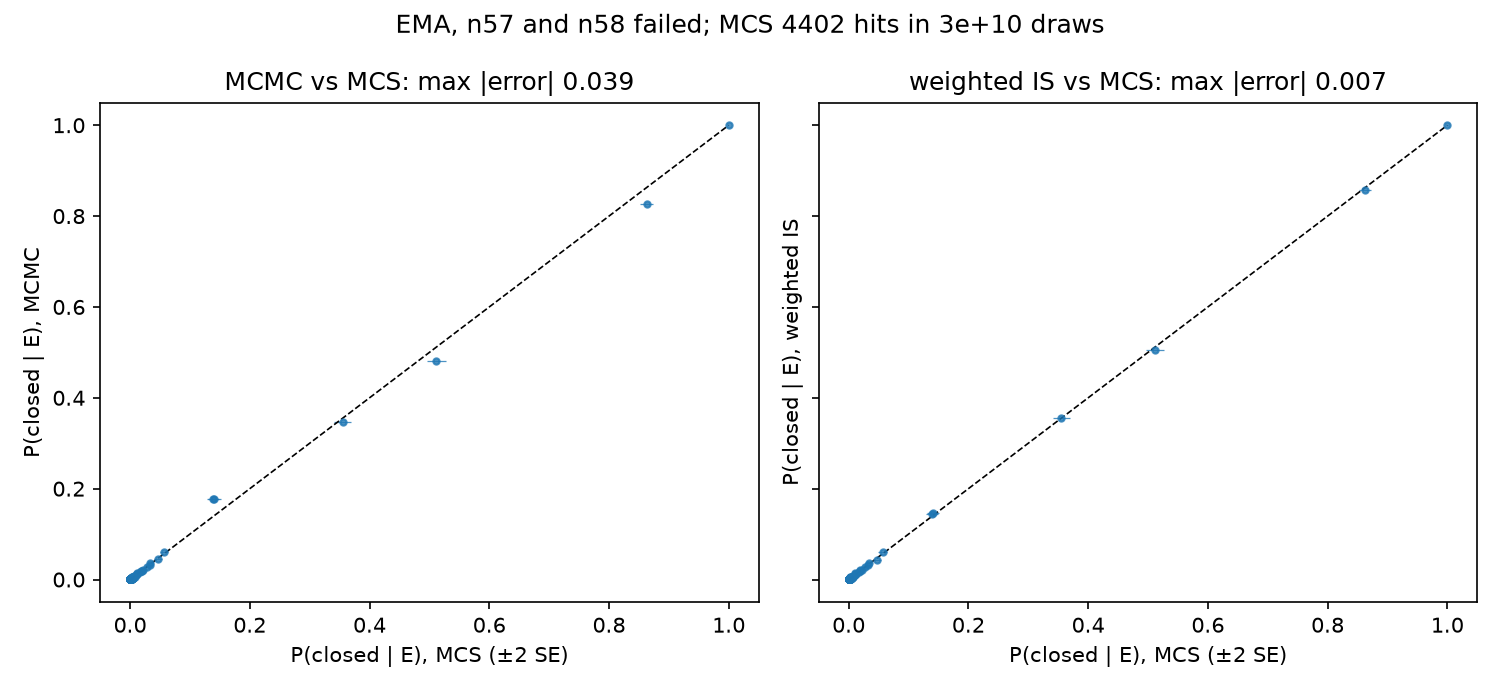

Recreate this plot in Python.
"""Crude Monte Carlo (MCS) check of run.py: draw edge states from the prior, keep the draws in
which both observed systems fail (inside a failure box of n57 and one of n58), and compare each
edge's P(closed | E) among them with the MCMC and weighted-IS posteriors in results.json.

The failure boxes are cut sets (edges required closed, the rest free), so a draw is in a box iff
it closes every edge of the box; this is checked by a matmul. Draws with fewer closed edges than
the smallest box of either system are skipped before the check. P(E) is about 1.5e-7, so N_MCS
draws give about 1.5e-7 * N_MCS hits.

Writes mcs.log, mcs.json and mcs.png; a later run with the same N_MCS reuses the counts in
mcs.json and only redoes the comparison. Run run.py first.

    PYTHONPATH=. python demos/ema_mcmc/mcs.py
"""
import json
import time
from pathlib import Path

import matplotlib.pyplot as plt
import torch

N_MCS, BATCH, SEED = 30_000_000_000, 2_000_000, 1
HERE = Path(__file__).resolve().parent
dev = "cuda" if torch.cuda.is_available() else "cpu"
data = torch.load(HERE / "ema_n57_n58.pt")
p_closed = data["probs"][:, 0].to(dev).float()
n = len(p_closed)
dt = torch.float16 if dev == "cuda" else torch.float32
cuts = [(~data["refs_lower"][o][:, :, 1]).to(dev) for o in data["origins"]]   # (R, n): edges required closed
A = [c.to(dt).T for c in cuts]
size = [c.sum(1).to(dt) for c in cuts]
k_min = max(int(c.sum(1).min()) for c in cuts)    # both must fail, so each draw needs at least this many closures


def fails(x, j):
    return ((x.to(dt) @ A[j]) == size[j]).any(dim=1)


def sample():
    g = torch.Generator(device=dev).manual_seed(SEED)
    hits, closed_sum, t0 = 0, torch.zeros(n, dtype=torch.float64, device=dev), time.perf_counter()
    for b in range(N_MCS // BATCH):
        x = torch.rand(BATCH, n, device=dev, generator=g) < p_closed
        x = x[x.sum(1) >= k_min]
        for j in range(len(A)):
            x = x[fails(x, j)]
        hits += len(x)
        closed_sum += x.sum(0)
        if (b + 1) % 1000 == 0:
            print(f"{(b + 1) * BATCH:.2e} draws, {hits} hits, {time.perf_counter() - t0:.0f} s", flush=True)
    return hits, closed_sum.cpu(), time.perf_counter() - t0


path = HERE / "mcs.json"     # the draws are reused when mcs.json holds as many, so the comparison can be redone
if path.exists() and (old := json.loads(path.read_text()))["n_draw"] == N_MCS and "closed_count" in old:
    hits, closed_sum, sec = old["hits"], torch.tensor(old["closed_count"], dtype=torch.float64), old["sec"]
else:
    hits, closed_sum, sec = sample()

closed = closed_sum / hits
c_se = (closed_sum + 0.5) / (hits + 1)           # so that edges never or always closed get SE > 0
se = (c_se * (1 - c_se) / hits).sqrt()
r = json.loads((HERE / "results.json").read_text())
mcmc_c, ref_c = torch.tensor(r["closed_mcmc"]), torch.tensor(r["closed_ref"])
P = hits / N_MCS
lines = [f"MCS: {N_MCS:.1e} prior draws on {dev}, {hits} in E (n57 and n58 failed); P(E) = {P:.3e} "
         f"+/- {(P * (1 - P) / N_MCS) ** 0.5:.1e} (IS reference {r['P_E']:.3e}); {sec:.0f} s"]
for name, c in (("MCMC", mcmc_c), ("weighted IS", ref_c)):
    e = (c - closed).abs()
    lines.append(f"{name:>11} vs MCS: max |error| {e.max():.4f}, mean {e.mean():.4f}; "
                 f"{int((e > 3 * se).sum())}/{n} edges off by > 3 MCS standard errors")
print("\n".join(lines))
(HERE / "mcs.log").write_text("\n".join(lines) + "\n")
(HERE / "mcs.json").write_text(json.dumps({"n_draw": N_MCS, "hits": hits, "P_E": P, "sec": sec, "edges": r["edges"],
                                           "closed_count": closed_sum.tolist(), "closed_mcs": closed.tolist(), "closed_mcs_se": se.tolist()}, indent=2) + "\n")

fig, axs = plt.subplots(1, 2, figsize=(10, 4.6), sharey=True)
for ax, (name, c) in zip(axs, (("MCMC", mcmc_c), ("weighted IS", ref_c))):
    ax.errorbar(closed, c, xerr=2 * se, fmt="o", ms=3, elinewidth=0.6, alpha=0.8)
    ax.plot([0, 1], [0, 1], "k--", lw=0.8)
    ax.set(xlabel="P(closed | E), MCS (±2 SE)", ylabel=f"P(closed | E), {name}",
           title=f"{name} vs MCS: max |error| {(c - closed).abs().max():.3f}")
fig.suptitle(f"EMA, n57 and n58 failed; MCS {hits} hits in {N_MCS:.0e} draws")
fig.tight_layout()
fig.savefig(HERE / "mcs.png", dpi=150)
print(f"wrote mcs.log, mcs.json and mcs.png in {HERE}")
